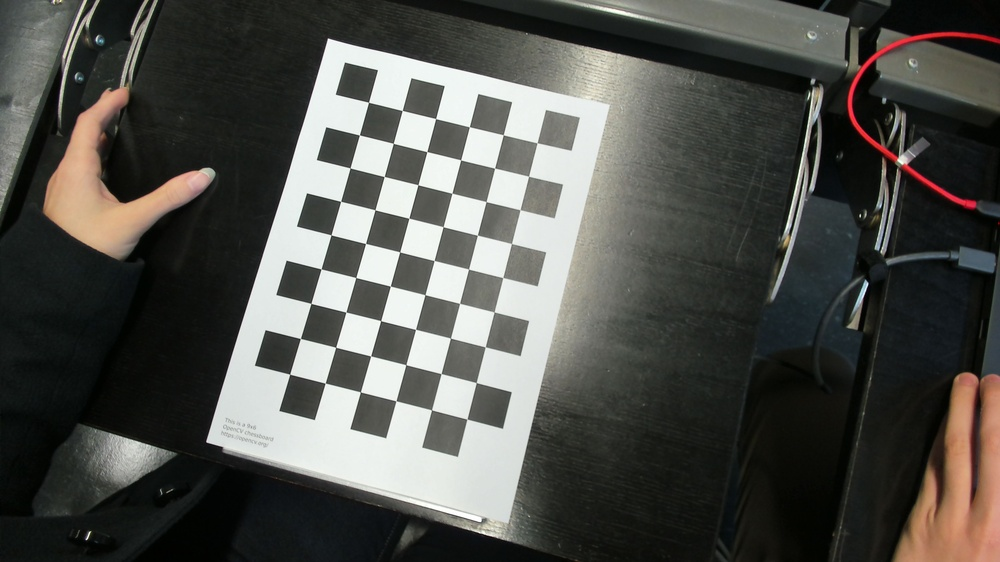
#> input picture test.jpg, 1000 x 562 px, shrunk from 3840 x 2160 before the run
$ python -i image_capturing.py   (imports and definitions only)
#> lines starting #> are read from the running program, lines starting #| are printed output that depends on the picture; after the words box and inside, x2 and y2 are one past the last pixel; in counts of white or black regions, pixels touching at a corner belong together
import cv2
import numpy as np
import time

def _find_biggest_contour(img, raw):
    max_area = 0
    # biggest_contour = np.array([])
    raw = raw.copy()
    contours, hierachy = cv2.findContours(img, cv2.RETR_EXTERNAL, cv2.CHAIN_APPROX_SIMPLE)
    cv2.drawContours(raw, contours, -1, (0,255,0), 5)
    for contour in contours:
        area = cv2.contourArea(contour)
        if area > max_area:
            max_area = area
            biggest_contour = contour
    return raw

def _canny_with_cleanup(img):
    canny = cv2.Canny(img, 50, 50)
    kernel = np.ones((3,3))
    dail = cv2.dilate(canny, kernel, iterations = 2)
    return cv2.erode(dail, kernel, iterations = 1)

def get_blackboard_or_none(img):
    gray = cv2.cvtColor(img, cv2.COLOR_BGR2GRAY)
    blur = cv2.GaussianBlur(gray, (5,5), 1)
    canny = _canny_with_cleanup(blur)
    edges = _find_biggest_contour(canny, img)
    return edges

>>> import cv2
>>> picture = cv2.imread('../test.jpg')
#> picture is the input picture: shape (562, 1000, 3); mean B, G, R 76, 80.7, 80.6
>>> result = get_blackboard_or_none(picture)
#> in get_blackboard_or_none, `gray = cv2.cvtColor(img, cv2.COLOR_BGR2GRAY)`:
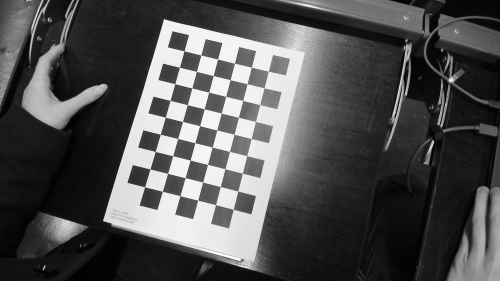
#> gray: shape (562, 1000) (shown at 1/2 size); min 0, max 255, mean 80.2
#> in _canny_with_cleanup, `canny = cv2.Canny(img, 50, 50)`:
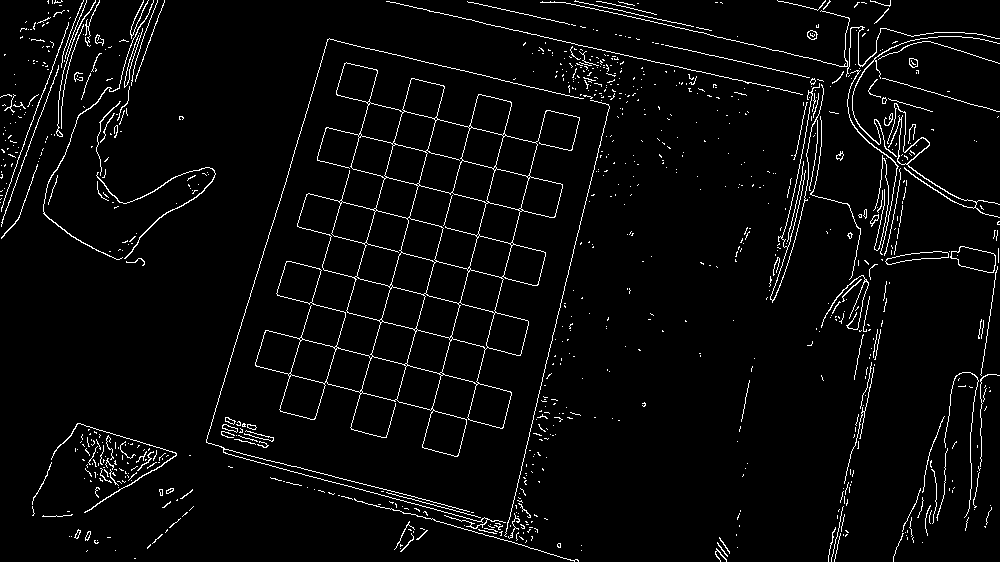
#> canny: shape (562, 1000); 3.7% white in thin lines or dots
#> in _canny_with_cleanup, `dail = cv2.dilate(canny, kernel, iterations = 2)`:
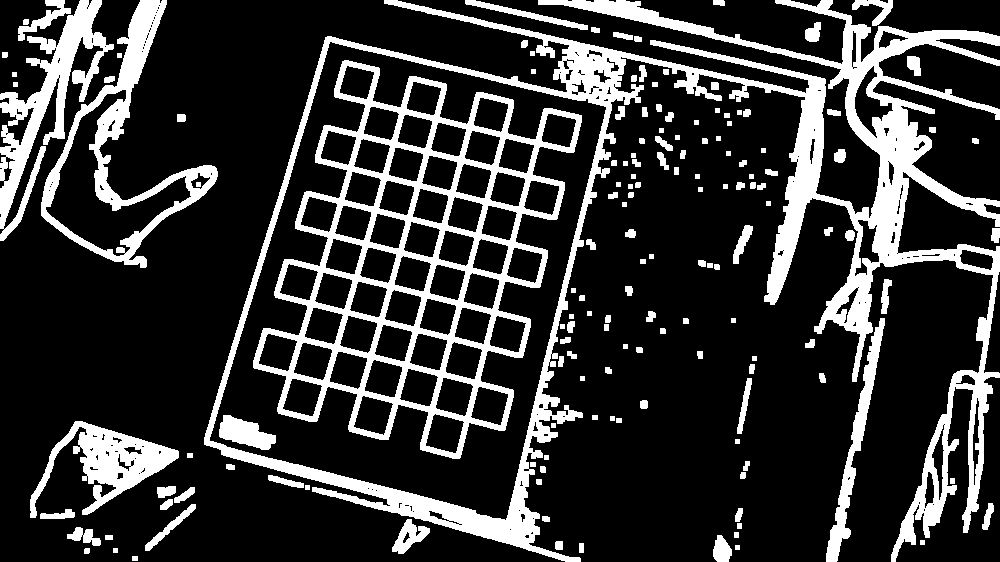
#> dail: shape (562, 1000); 20.7% white; 154 white regions, largest, box (x1, y1, x2, y2) and area: (204, 0, 1000, 562) 52923, (253, 60, 582, 459) 27165, (41, 0, 218, 268) 8189
#> in _canny_with_cleanup, `return cv2.erode(dail, kernel, iterations = 1)`:
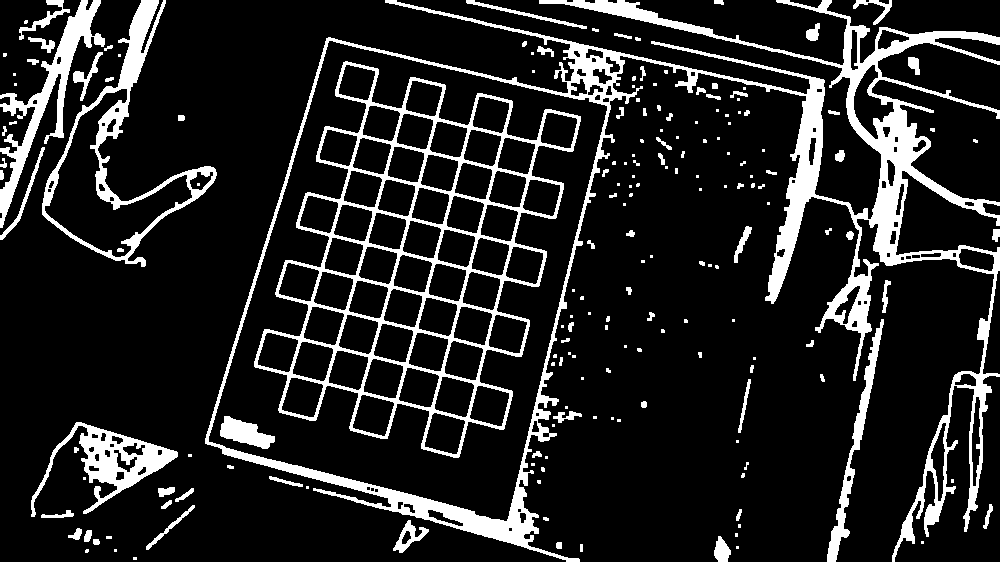
#> returned value: shape (562, 1000); 14% white; 184 white regions (92 under 20 px)
#> in _find_biggest_contour, `contours, hierachy = cv2.findContours(img, cv2.RETR_EXTERNAL, cv2.CHAI..`: contours = 180 contours, 118 with area under 20; largest, box (x1, y1, x2, y2) and area: (205, 0, 1000, 562) 164336, (42, 0, 217, 267) 13676, (31, 422, 178, 517) 4167, (0, 0, 105, 228) 3970, (827, 319, 884, 562) 1756
#> in _find_biggest_contour, `cv2.drawContours(raw, contours, -1, (0,255,0), 5)`:
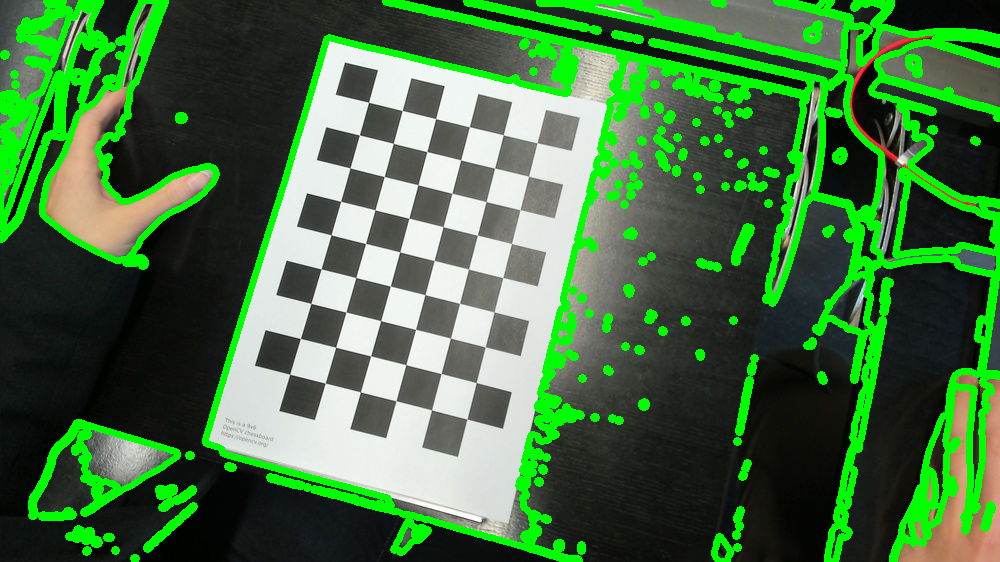
#> raw: shape (562, 1000, 3); 16.68% of pixels changed, all inside (x1, y1, x2, y2) = (0, 0, 1000, 562)
#> the loop in _find_biggest_contour, `for contour in contours:` made 180 passes
#> (area, max_area) on passes 6, 9, 15, 40, 177: (29, 29), (265.5, 265.5), (426, 426), (4167, 4167), (164336.5, 164336.5)
#> after the loop in _find_biggest_contour, `for contour in contours:`: biggest_contour = contour of 3880 points, box (x1, y1, x2, y2) (205, 0, 1000, 562), area 164336; max_area = 164336.5

$ run again, on WIN_20210408_10_50_12_Pro.jpg
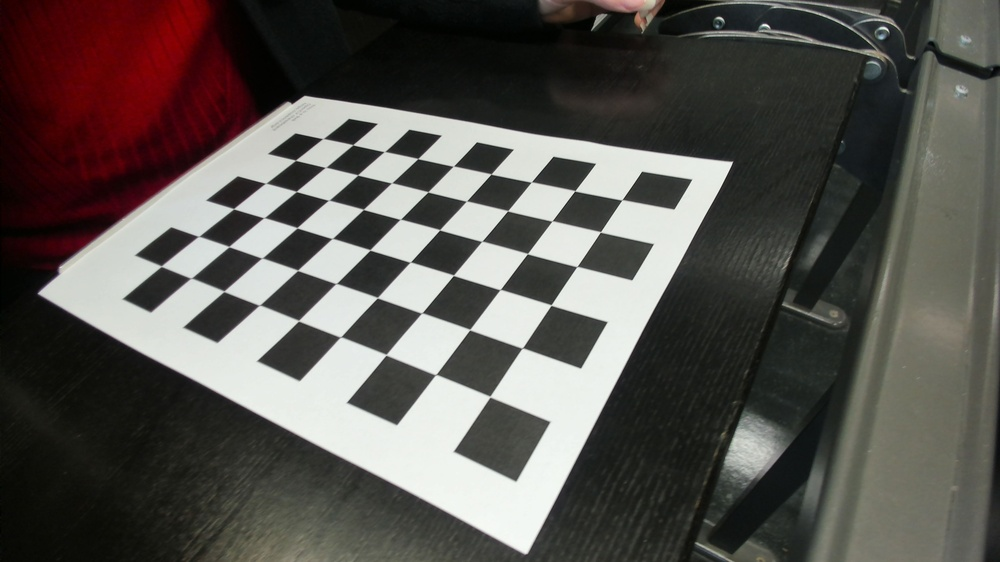
#> input picture WIN_20210408_10_50_12_Pro.jpg, 1000 x 562 px, shrunk from 3840 x 2160 before the run
#> picture is the input picture: shape (562, 1000, 3); mean B, G, R 80.1, 84.5, 88.5
#> in _canny_with_cleanup, `canny = cv2.Canny(img, 50, 50)`:
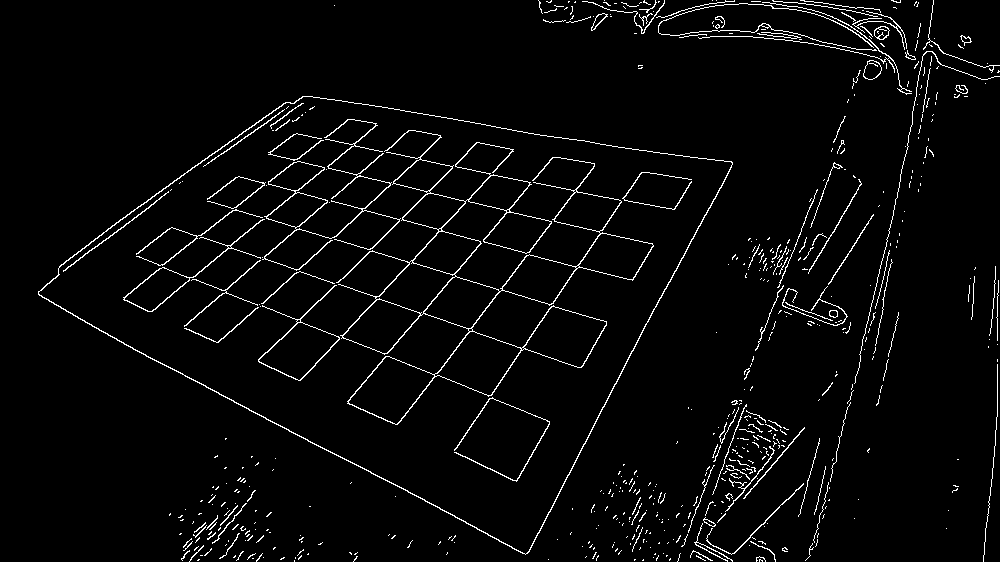
#> canny: shape (562, 1000); 3.3% white in thin lines or dots
#> dail: shape (562, 1000); 17.4% white; 120 white regions, largest, box (x1, y1, x2, y2) and area: (121, 117, 694, 484) 36500, (536, 0, 1000, 562) 17359, (36, 94, 735, 557) 13447
#> contours = 138 contours, 77 with area under 20; largest, box (x1, y1, x2, y2) and area: (37, 95, 734, 556) 179578, (537, 0, 1000, 562) 17006, (672, 399, 821, 562) 6805, (742, 174, 875, 352) 3668, (180, 489, 257, 562) 1751
#> in _find_biggest_contour, `cv2.drawContours(raw, contours, -1, (0,255,0), 5)`:
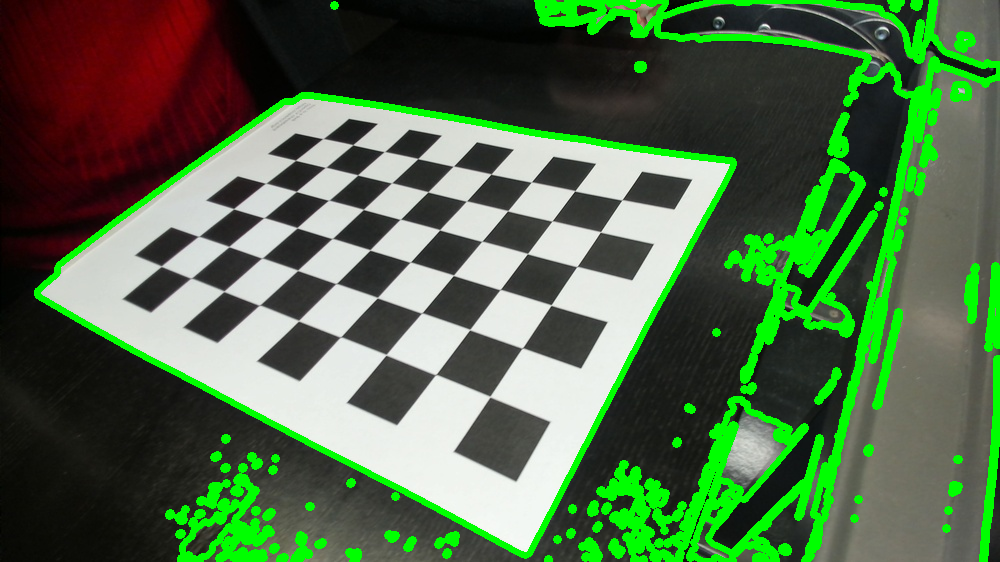
#> raw: shape (562, 1000, 3); 11.8% of pixels changed, all inside (x1, y1, x2, y2) = (34, 0, 1000, 562)
#> the loop in _find_biggest_contour, `for contour in contours:` made 138 passes
#> (area, max_area) on passes 4, 5, 8, 10, 63, 91, 128: (21, 21), (55, 55), (68, 68), (107.5, 107.5), (1751, 1751), (6805, 6805), (179578, 179578)
#> after the loop in _find_biggest_contour, `for contour in contours:`: biggest_contour = contour of 1097 points, box (x1, y1, x2, y2) (37, 95, 734, 556), area 179578; max_area = 179578

$ run again, on WIN_20210408_10_50_32_Pro.jpg
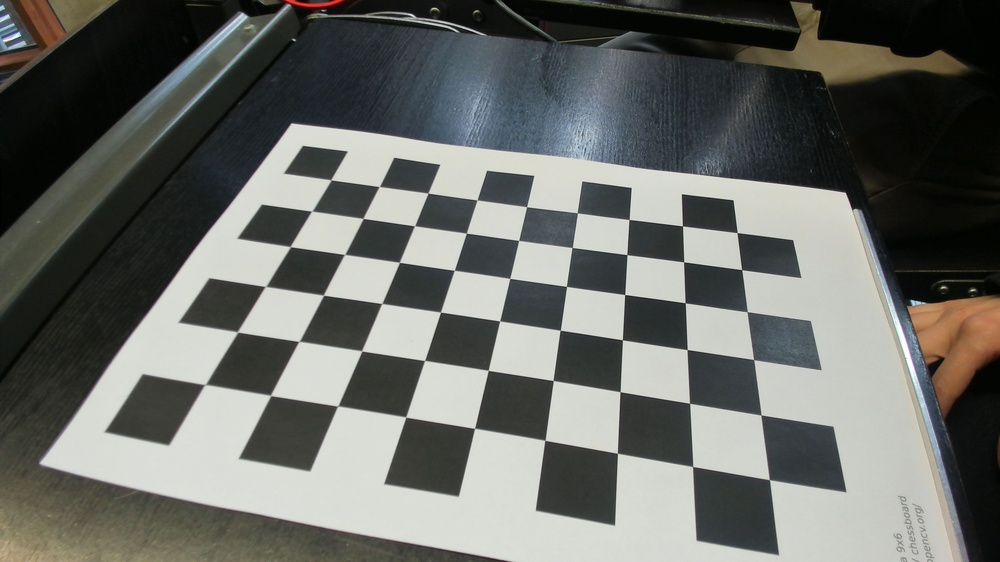
#> input picture WIN_20210408_10_50_32_Pro.jpg, 1000 x 562 px, shrunk from 3840 x 2160 before the run
#> picture is the input picture: shape (562, 1000, 3); mean B, G, R 103, 107.3, 105.5
#> in _canny_with_cleanup, `canny = cv2.Canny(img, 50, 50)`:
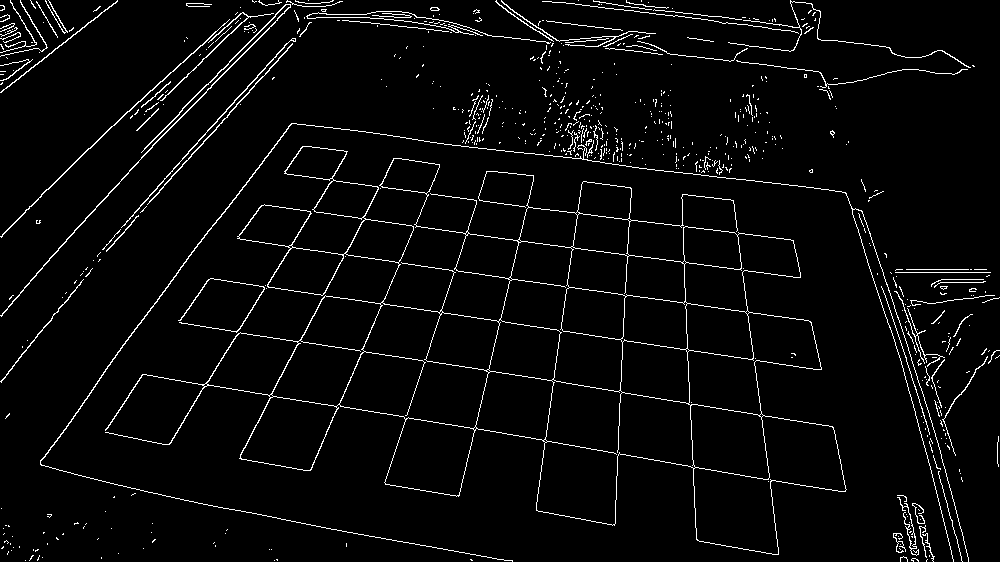
#> canny: shape (562, 1000); 3.7% white in thin lines or dots
#> dail: shape (562, 1000); 19.7% white; 110 white regions, largest, box (x1, y1, x2, y2) and area: (103, 144, 849, 557) 41980, (38, 71, 1000, 562) 27312, (0, 0, 977, 319) 26144
#> contours = 131 contours, 90 with area under 20; largest, box (x1, y1, x2, y2) and area: (104, 145, 848, 556) 164004, (0, 0, 976, 318) 23112, (39, 77, 1000, 562) 17389, (0, 0, 119, 94) 2827, (892, 494, 936, 562) 1600
#> in _find_biggest_contour, `cv2.drawContours(raw, contours, -1, (0,255,0), 5)`:
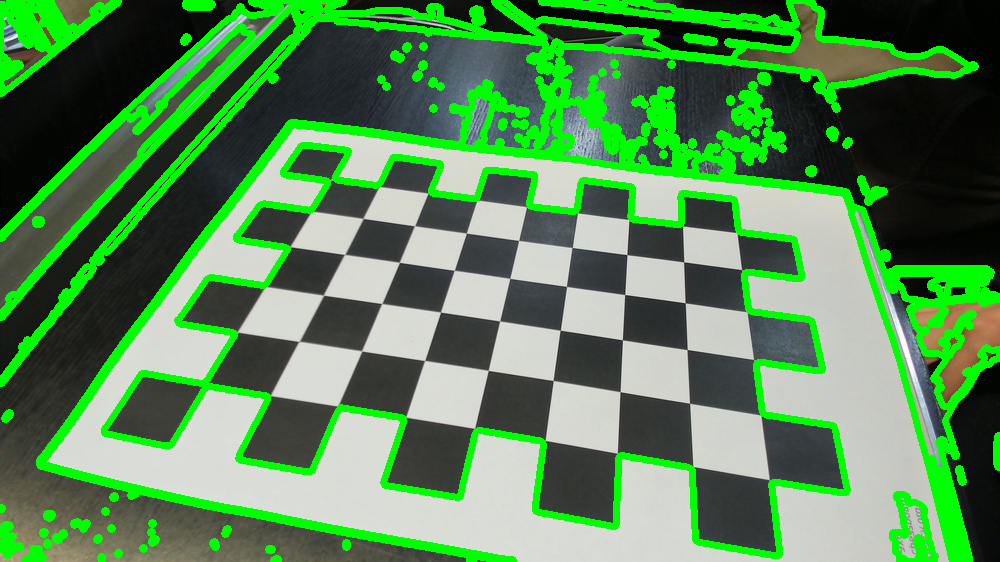
#> raw: shape (562, 1000, 3); 18.32% of pixels changed, all inside (x1, y1, x2, y2) = (0, 0, 1000, 562)
#> the loop in _find_biggest_contour, `for contour in contours:` made 131 passes
#> (area, max_area) on passes 5, 29, 54: (111.5, 111.5), (1600.5, 1600.5), (164003.5, 164003.5)
#> after the loop in _find_biggest_contour, `for contour in contours:`: biggest_contour = contour of 1241 points, box (x1, y1, x2, y2) (104, 145, 848, 556), area 164004; max_area = 164003.5
